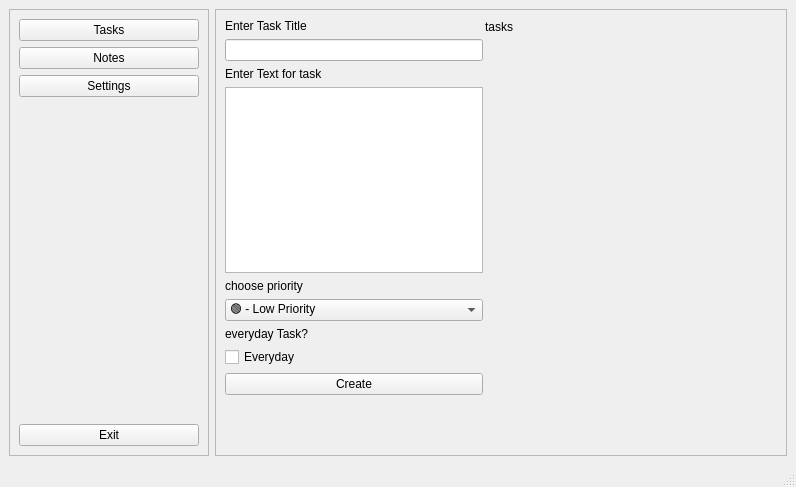
<?xml version="1.0" encoding="UTF-8"?>
<ui version="4.0">
 <class>main_window</class>
 <widget class="QMainWindow" name="main_window">
  <property name="geometry">
   <rect>
    <x>0</x>
    <y>0</y>
    <width>796</width>
    <height>487</height>
   </rect>
  </property>
  <property name="windowTitle">
   <string>PC Assistant</string>
  </property>
  <widget class="QWidget" name="centralwidget">
   <layout class="QHBoxLayout" name="horizontalLayout">
    <item>
     <widget class="QFrame" name="sidebat_frame">
      <property name="sizePolicy">
       <sizepolicy hsizetype="Fixed" vsizetype="Expanding">
        <horstretch>0</horstretch>
        <verstretch>0</verstretch>
       </sizepolicy>
      </property>
      <property name="minimumSize">
       <size>
        <width>200</width>
        <height>0</height>
       </size>
      </property>
      <property name="maximumSize">
       <size>
        <width>200</width>
        <height>16777215</height>
       </size>
      </property>
      <property name="frameShape">
       <enum>QFrame::Shape::StyledPanel</enum>
      </property>
      <property name="frameShadow">
       <enum>QFrame::Shadow::Raised</enum>
      </property>
      <layout class="QVBoxLayout" name="verticalLayout">
       <item>
        <widget class="QPushButton" name="tasks_button">
         <property name="text">
          <string>Tasks</string>
         </property>
        </widget>
       </item>
       <item>
        <widget class="QPushButton" name="note_button">
         <property name="text">
          <string>Notes</string>
         </property>
        </widget>
       </item>
       <item>
        <widget class="QPushButton" name="settings_button">
         <property name="text">
          <string>Settings</string>
         </property>
        </widget>
       </item>
       <item>
        <spacer name="verticalSpacer">
         <property name="orientation">
          <enum>Qt::Orientation::Vertical</enum>
         </property>
         <property name="sizeHint" stdset="0">
          <size>
           <width>20</width>
           <height>187</height>
          </size>
         </property>
        </spacer>
       </item>
       <item>
        <widget class="QPushButton" name="exit_button">
         <property name="text">
          <string>Exit</string>
         </property>
        </widget>
       </item>
      </layout>
     </widget>
    </item>
    <item>
     <widget class="QFrame" name="content_frame">
      <property name="frameShape">
       <enum>QFrame::Shape::StyledPanel</enum>
      </property>
      <property name="frameShadow">
       <enum>QFrame::Shadow::Raised</enum>
      </property>
      <layout class="QVBoxLayout" name="verticalLayout_2">
       <item>
        <widget class="QStackedWidget" name="pages_stack">
         <property name="currentIndex">
          <number>2</number>
         </property>
         <widget class="QWidget" name="notes_page">
          <widget class="QLabel" name="note_title_label">
           <property name="geometry">
            <rect>
             <x>470</x>
             <y>20</y>
             <width>49</width>
             <height>16</height>
            </rect>
           </property>
           <property name="text">
            <string>notes</string>
           </property>
          </widget>
         </widget>
         <widget class="QWidget" name="settings_page">
          <widget class="QLabel" name="settings_title_label">
           <property name="geometry">
            <rect>
             <x>340</x>
             <y>270</y>
             <width>49</width>
             <height>16</height>
            </rect>
           </property>
           <property name="text">
            <string>settings</string>
           </property>
          </widget>
         </widget>
         <widget class="QWidget" name="tasks_page">
          <widget class="QLabel" name="tasks_title_label">
           <property name="geometry">
            <rect>
             <x>260</x>
             <y>0</y>
             <width>49</width>
             <height>16</height>
            </rect>
           </property>
           <property name="text">
            <string>tasks</string>
           </property>
          </widget>
          <widget class="QWidget" name="">
           <property name="geometry">
            <rect>
             <x>0</x>
             <y>0</y>
             <width>258</width>
             <height>376</height>
            </rect>
           </property>
           <layout class="QVBoxLayout" name="verticalLayout_3">
            <item>
             <widget class="QLabel" name="task_title_label">
              <property name="text">
               <string>Enter Task Title</string>
              </property>
             </widget>
            </item>
            <item>
             <widget class="QLineEdit" name="task_title"/>
            </item>
            <item>
             <widget class="QLabel" name="task_text_label">
              <property name="text">
               <string>Enter Text for task</string>
              </property>
             </widget>
            </item>
            <item>
             <widget class="QTextEdit" name="task_text"/>
            </item>
            <item>
             <widget class="QLabel" name="task_priority_label">
              <property name="text">
               <string>choose priority</string>
              </property>
             </widget>
            </item>
            <item>
             <widget class="QComboBox" name="priority_box">
              <item>
               <property name="text">
                <string>🟢 - Low Priority</string>
               </property>
              </item>
              <item>
               <property name="text">
                <string>🟡 - Medium Priority</string>
               </property>
              </item>
              <item>
               <property name="text">
                <string>🔴 - High priority</string>
               </property>
              </item>
             </widget>
            </item>
            <item>
             <widget class="QLabel" name="everyday_task_label">
              <property name="text">
               <string>everyday Task?</string>
              </property>
             </widget>
            </item>
            <item>
             <widget class="QCheckBox" name="everyday_box">
              <property name="text">
               <string>Everyday</string>
              </property>
             </widget>
            </item>
            <item>
             <widget class="QPushButton" name="create_task_btn">
              <property name="text">
               <string>Create</string>
              </property>
             </widget>
            </item>
           </layout>
          </widget>
         </widget>
        </widget>
       </item>
      </layout>
     </widget>
    </item>
   </layout>
  </widget>
  <widget class="QMenuBar" name="menubar">
   <property name="geometry">
    <rect>
     <x>0</x>
     <y>0</y>
     <width>796</width>
     <height>33</height>
    </rect>
   </property>
  </widget>
  <widget class="QStatusBar" name="statusbar"/>
 </widget>
 <resources/>
 <connections/>
</ui>
